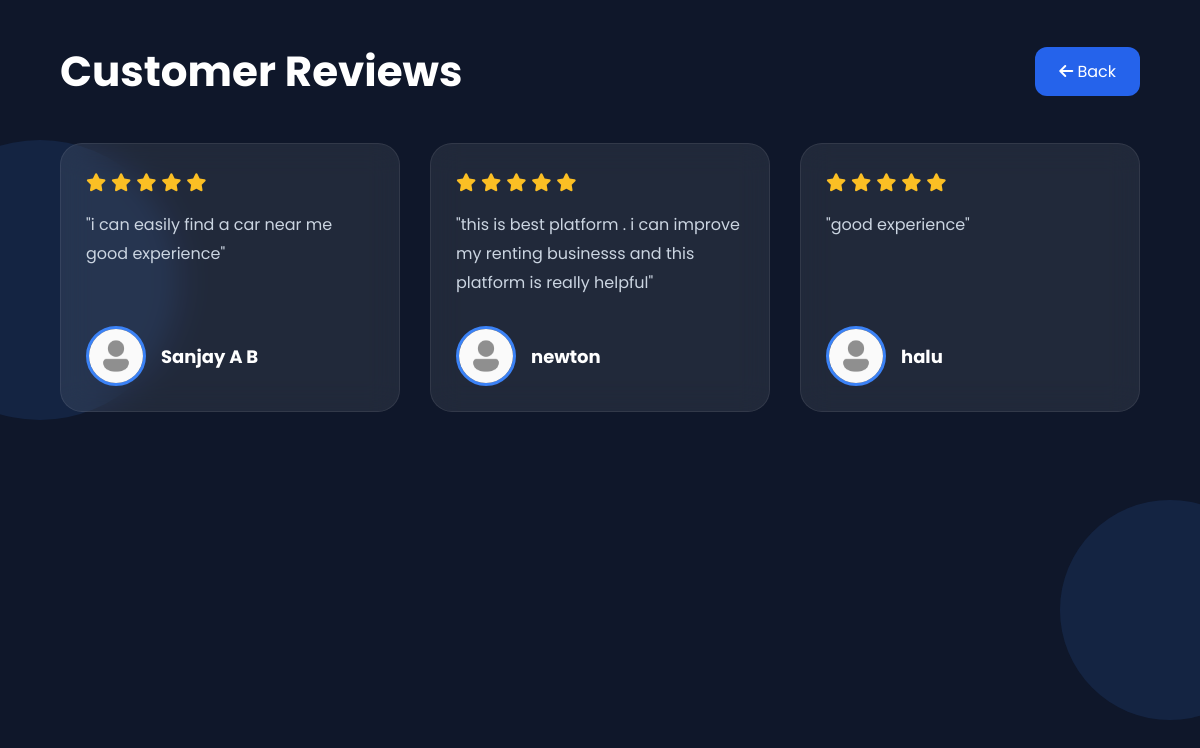
Page /view-review/ on the committed database.
### user_app/models.py (models this page shows, shortened)
class Review(models.Model):
    user = models.ForeignKey(
        User,
        on_delete=models.CASCADE,
        null=True,
        blank=True
    )
    rating = models.IntegerField()
    comment = models.TextField()

class User(models.Model):
    name = models.CharField(max_length=100,unique=True)
    email = models.EmailField()

### user_app/views.py (the view)
# urls.py: path('view-review/', views.view_review, name='view_review'),
def view_review(request):
    reviews = Review.objects.all().order_by('-id')
    return render(request, 'view_review.html', {'reviews': reviews})

### templates/view_review.html (shortened to what this page needs)
{% load static %}
<!DOCTYPE html>
<html lang="en">
<head>
<link rel="stylesheet"
href="https://cdnjs.cloudflare.com/ajax/libs/font-awesome/6.5.1/css/all.min.css">
</head>
<body>
<div class="bg-animation">
<div class="circle"></div>
<div class="circle"></div>
</div>
<div class="header">
<h1>Customer Reviews</h1>
<a href="{% url 'home' %}">
<i class="fa-solid fa-arrow-left"></i>
Back
</a>
</div>
<div class="review-grid">
{% for review in reviews %}
<div class="review-card">
<div class="review-stars">
{% for i in "12345" %}
{% if forloop.counter <= review.rating %}
<i class="fa-solid fa-star"></i>
{% else %}
<i class="fa-regular fa-star"></i>
{% endif %}
{% endfor %}
</div>
<div class="review-text">
"{{ review.comment }}"
</div>
<div class="review-user">
<img src="{% static 'images/person1.png' %}" alt="User">
<div>
<h3>{{ review.user.name }}</h3>
</div>
</div>
</div>
{% empty %}
<div class="empty">
<i class="fa-solid fa-face-frown"></i>
<br><br>
No Reviews Available
</div>
{% endfor %}
</div>
</body>
</html>

### templates/view_review.html (style rules this page uses)
* { margin:0; padding:0; box-sizing:border-box; font-family:'Poppins',sans-serif; }
body { background:#0f172a; color:white; }
.bg-animation { position:fixed; width:100%; height:100%; z-index:-1; overflow:hidden; }
.circle { position:absolute; border-radius:50%; background:rgba(59,130,246,.12); animation:float 12s linear infinite; }
.circle:nth-child(1) { width:280px; height:280px; left:-100px; top:100px; }
.circle:nth-child(2) { width:220px; height:220px; right:-80px; bottom:120px; }
.header { width:90%; max-width:1200px; margin:40px auto; display:flex; justify-content:space-between; align-items:center; }
.header h1 { font-size:42px; }
.header a { text-decoration:none; background:#2563eb; color:white; padding:12px 24px; border-radius:12px; }
.review-grid { width:90%; max-width:1200px; margin:auto; display:grid; grid-template-columns:repeat(auto-fit,minmax(340px,1fr)); gap:30px; padding-bottom:60px; }
.review-card { background:rgba(255,255,255,.08); backdrop-filter:blur(15px); border-radius:22px; padding:25px; border:1px solid rgba(255,255,255,.08); transition:.4s; }
.review-stars { color:#fbbf24; font-size:18px; margin-bottom:15px; }
.review-text { color:#cbd5e1; line-height:1.8; margin-bottom:25px; min-height:90px; }
.review-user { display:flex; align-items:center; gap:15px; }
.review-user img { width:60px; height:60px; border-radius:50%; object-fit:cover; border:3px solid #3b82f6; }
.review-user h3 { font-size:18px; }

### rows in the picture
Review: rating 5 (drawn), comment "i can easily find a car near me good experience", user.name "Sanjay A B"
Review: rating 5 (drawn), comment "this is best platform . i can improve my renting businesss and this platform is really helpful", user.name "newton"
Review: rating 5 (drawn), comment "good experience", user.name "halu"
